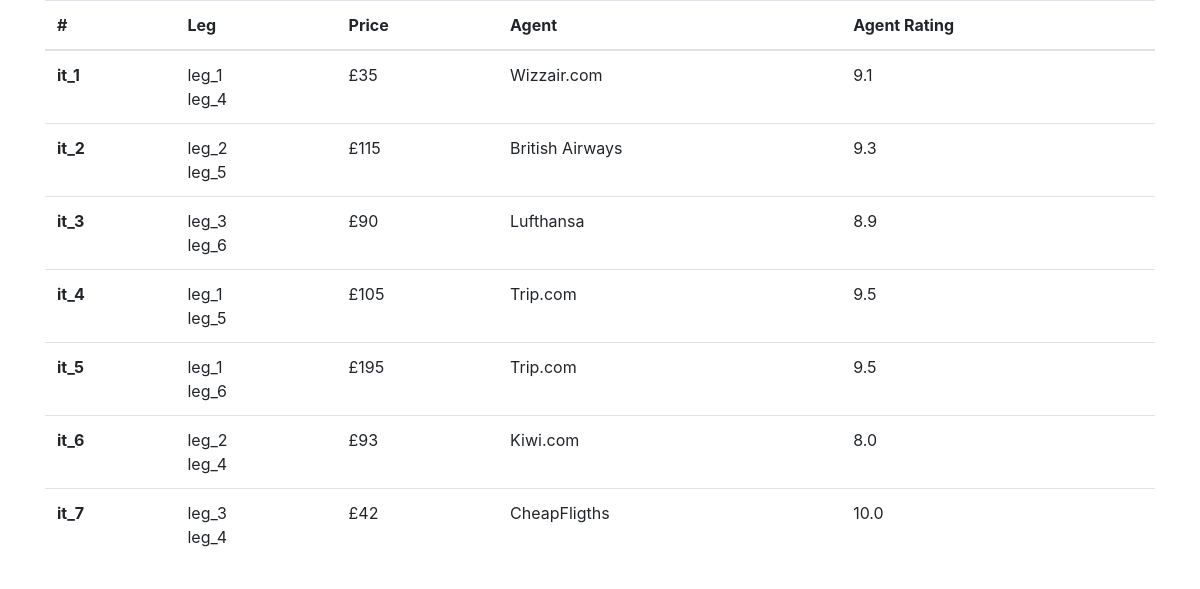
The app's page /flights/ with its own data.
### flights/models.py (models this page shows)
class Itinerarie(models.Model):
  id = models.CharField(max_length=200, primary_key=True)
  legs = models.ManyToManyField(Leg)
  price = models.CharField(max_length=255, null=True, blank=True)
  agent = models.ForeignKey(Agent, on_delete=models.CASCADE)
  def __str__(self):
    return self.id

class Leg(models.Model):
  id = models.CharField(max_length=255, primary_key=True)
  departure_airport = models.ForeignKey(Airport, related_name='departure_airport', on_delete=models.CASCADE)
  arrival_airport = models.ForeignKey(Airport, related_name='arrival_airport', on_delete=models.CASCADE)
  departure_time = models.DateTimeField()
  arrival_time = models.DateTimeField()
  stops = models.IntegerField(default=0)
  airline = models.ForeignKey(Airline, on_delete=models.CASCADE)
  duration_mins = models.IntegerField(default=0)
  def __str__(self):
    return self.id

class Agent(models.Model):
  agent = models.CharField(max_length=255, primary_key=True)
  agent_rating = models.FloatField(null=True, blank=True, default=0.0)
  def __str__(self):
    return self.agent

### flights/views.py (the view)
# urls.py: path('', views.index, name='index'),
def index(request):
    filter = request.GET.get("minrating")
    if filter is not None:
        itineraries = Itinerarie.objects.filter(agent__agent_rating__gte=filter)
    else:
        itineraries = Itinerarie.objects.all()
    return render(
        request,
        'index.html',
        context = {
            'itineraries': itineraries,
        })

### flights/templates/index.html (shortened to what this page needs)
<!DOCTYPE html>
<html lang="en">
<head>
  <link rel="stylesheet" href="https://cdn.jsdelivr.net/npm/bootstrap@4.0.0/dist/css/bootstrap.min.css">
</head>
<body>
  <div class="container">
    <table class="table">
      <thead>
        <tr>
          <th scope="col">#</th>
          <th scope="col">Leg</th>
          <th scope="col">Price</th>
          <th scope="col">Agent</th>
          <th scope="col">Agent Rating</th>
        </tr>
      </thead>
      <tbody>
        {% for i in itineraries %}
        <tr>
            <th scope="row">{{i}}</td>
            <td>
            {% for j in i.legs.all %}
              <div>
                {{j}}
              </div>
            {% endfor %}
            </td>
            <td>{{i.price}}</td>
            <td>{{i.agent}}</td>
            <td>{{i.agent.agent_rating}}</td>
          </tr>
        {% endfor %}
      </tbody>
    </table>
  </div>
</body>
</html>

### records on screen
Itinerarie: id "it_1", price "£35", agent "Wizzair.com", agent.agent_rating "9.1"
Leg: id "leg_1"
Leg: id "leg_4"
Itinerarie: id "it_2", price "£115", agent "British Airways", agent.agent_rating "9.3"
Leg: id "leg_2"
Leg: id "leg_5"
Itinerarie: id "it_3", price "£90", agent "Lufthansa", agent.agent_rating "8.9"
Leg: id "leg_3"
Leg: id "leg_6"
Itinerarie: id "it_4", price "£105", agent "Trip.com", agent.agent_rating "9.5"
Itinerarie: id "it_5", price "£195", agent "Trip.com", agent.agent_rating "9.5"
Itinerarie: id "it_6", price "£93", agent "Kiwi.com", agent.agent_rating "8.0"
Itinerarie: id "it_7", price "£42", agent "CheapFligths", agent.agent_rating "10.0"
